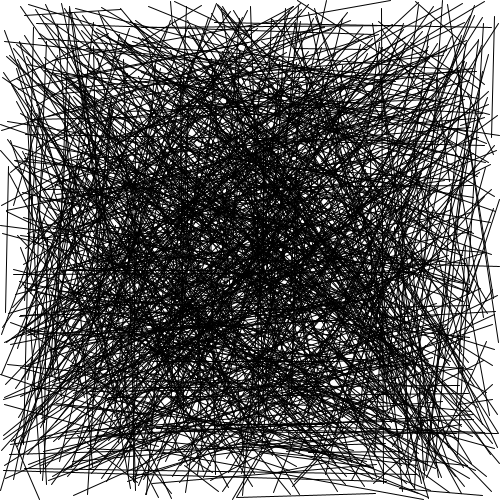
Frame 1 (no input)
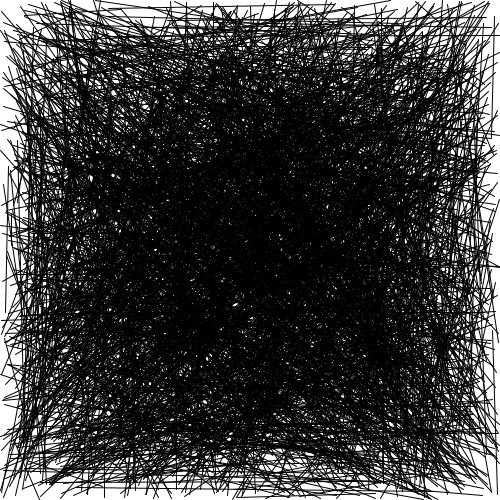
Frame 2 (the mouse pressed at the canvas centre, redrawn once)

The Processing sketch that drew these frames (run headless with seeded random() and noise(); the mouse was pressed at the canvas centre and the sketch redrawn once):

// Processing sketch: image_input
// ── image_input.pde
void setup() {
  // Set up the canvas
  size(500, 500);
  background(255); // white background
  stroke(0); // black lines
}

void draw() {
  // Stop the draw loop after one iteration
  noLoop();
  
  // Draw a large number of lines
  for (int i = 0; i < 1000; i++) {
    float x1 = random(width);
    float y1 = random(height);
    float x2 = random(width);
    float y2 = random(height);
    line(x1, y1, x2, y2);
  }
  
  save("iteration_1.jpg");
}
